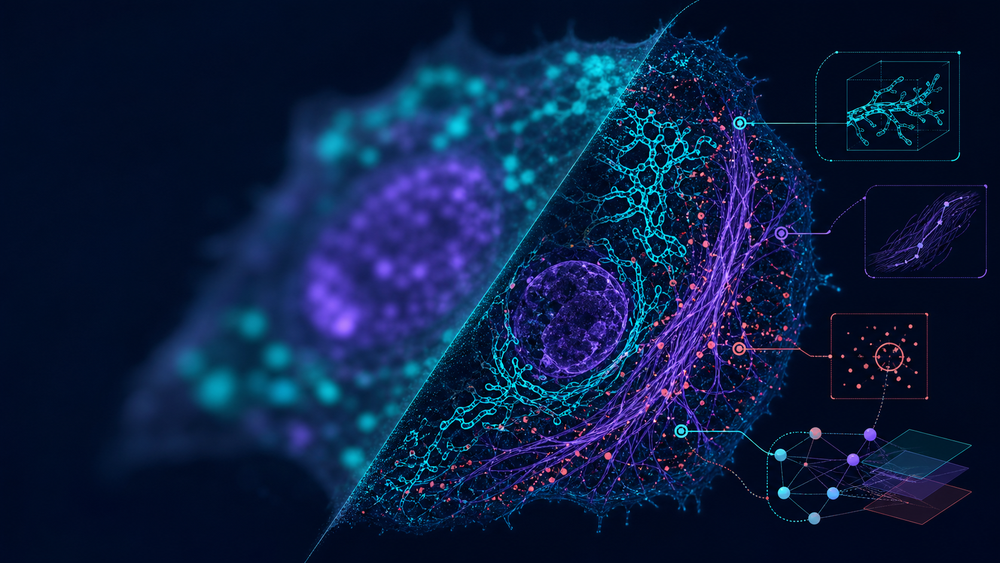
#> input picture MorphAgent_UI/MorphAgent/morphagent_ui/resources/morphagent_hero.png, 1000 x 563 px, shrunk from 1672 x 941 before the run
$ python -i extract.py   (imports and definitions only)
#> lines starting #> are read from the running program, lines starting #| are printed output that depends on the picture; after the words box and inside, x2 and y2 are one past the last pixel; in counts of white or black regions, pixels touching at a corner belong together
def extract(img, *segmentation_masks):
    # IMPORT ALL REQUIRED PACKAGES AT THE BEGINNING OF THE FUNCTION
    import numpy as np
    from scipy import ndimage
    from skimage.morphology import binary_erosion, disk
    from skimage.measure import label, regionprops
    from skimage.filters import threshold_otsu

    # Convert to appropriate array type
    arr = np.asarray(img, dtype=np.float32)

    # Handle dimensionality according to dataset format
    # Expected shape: (512, 512, 3)
    if arr.ndim == 3 and arr.shape[2] == 3:
        # Channel 0 is Actin (Red)
        actin_channel = arr[:, :, 0]
    elif arr.ndim == 2:
        # Fallback if single channel passed (unlikely based on desc, but safe)
        actin_channel = arr
    else:
        return 0.0

    # Intensity normalization
    # Background subtraction is crucial for ratio features to be meaningful
    # Estimate background from the lower percentile
    bg_val = np.percentile(actin_channel, 5)
    actin_channel = np.maximum(actin_channel - bg_val, 0)

    # Normalize to 0-1 range for stability, though ratio is scale-invariant
    vmax = np.percentile(actin_channel, 99.5)
    if vmax > 1e-6:
        actin_channel = actin_channel / vmax

    # Determine Cell Mask
    cell_mask = None

    # Check if segmentation masks are provided
    # We prioritize a cell mask (often the larger mask if multiple are present)
    if len(segmentation_masks) > 0:
        # Heuristic: Use the first mask provided.
        # In many pipelines, mask[0] is cells/cytoplasm and mask[1] is nuclei.
        # We need the whole cell definition to define the cortex.
        candidate_mask = segmentation_masks[0]
        if candidate_mask.shape == actin_channel.shape:
            cell_mask = candidate_mask

    # Fallback: Generate mask if none provided
    if cell_mask is None:
        try:
            thresh = threshold_otsu(actin_channel)
            cell_mask = actin_channel > thresh
            # Clean up mask: remove small objects, fill holes
            cell_mask = ndimage.binary_fill_holes(cell_mask)
            # Label connected components
            labeled_mask = label(cell_mask)
        except Exception:
            return 0.0
    else:
        # Ensure mask is labeled (instance segmentation)
        if np.max(cell_mask) == 1 and np.unique(cell_mask).size <= 2:
            labeled_mask = label(cell_mask)
        else:
            labeled_mask = cell_mask.astype(int)

    # Feature Computation: Actin Cortical Ratio
    # Logic: For each cell, define Cortex (outer ring) and Center (inner region).
    # Ratio = Mean_Intensity(Cortex) / Mean_Intensity(Center)

    props = regionprops(labeled_mask, intensity_image=actin_channel)

    ratios = []

    # Erosion radius to define the cortex thickness.
    # For 512x512 MCF-7 cells, a 3-5 pixel ring is usually sufficient for the cortex.
    erosion_radius = 4
    selem = disk(erosion_radius)

    for prop in props:
        # Skip very small objects that can't support an erosion
        if prop.area < 100:
            continue

        # Extract the local mask and intensity image for the single cell
        # regionprops provides a bounding box slice
        local_mask = prop.image  # Binary mask of the cell in the bbox
        local_intensity = prop.intensity_image

        # Define Center by eroding the full mask
        # We pad the local mask slightly to avoid border artifacts during erosion if the cell touches the bbox edge
        padded_mask = np.pad(local_mask, erosion_radius + 1, mode='constant', constant_values=0)
        eroded_padded = binary_erosion(padded_mask, selem)

        # Crop back to original bbox size
        local_center_mask = eroded_padded[erosion_radius+1:-erosion_radius-1, erosion_radius+1:-erosion_radius-1]

        # Ensure shapes match (handle potential off-by-one from padding/slicing edge cases)
        if local_center_mask.shape != local_mask.shape:
            continue

        # Define Cortex: Full Mask XOR Center Mask
        # Cortex is the pixels removed by erosion
        local_cortex_mask = np.logical_xor(local_mask, local_center_mask)

        # Check if we have valid regions
        if np.sum(local_center_mask) == 0 or np.sum(local_cortex_mask) == 0:
            continue

        # Compute Mean Intensities
        mean_cortex = np.mean(local_intensity[local_cortex_mask])
        mean_center = np.mean(local_intensity[local_center_mask])

        # Compute Ratio
        # Add epsilon to denominator to avoid division by zero
        ratio = mean_cortex / (mean_center + 1e-6)
        ratios.append(ratio)

    # Aggregate results
    if not ratios:
        return 0.0

    # Return the median ratio across the population
    # Median is robust to segmentation errors (e.g. debris)
    result = np.median(ratios)

    return float(result)

>>> import cv2
>>> picture = cv2.imread('../../../../../../MorphAgent_UI/MorphAgent/morphagent_ui/resources/morphagent_hero.png', cv2.IMREAD_GRAYSCALE)
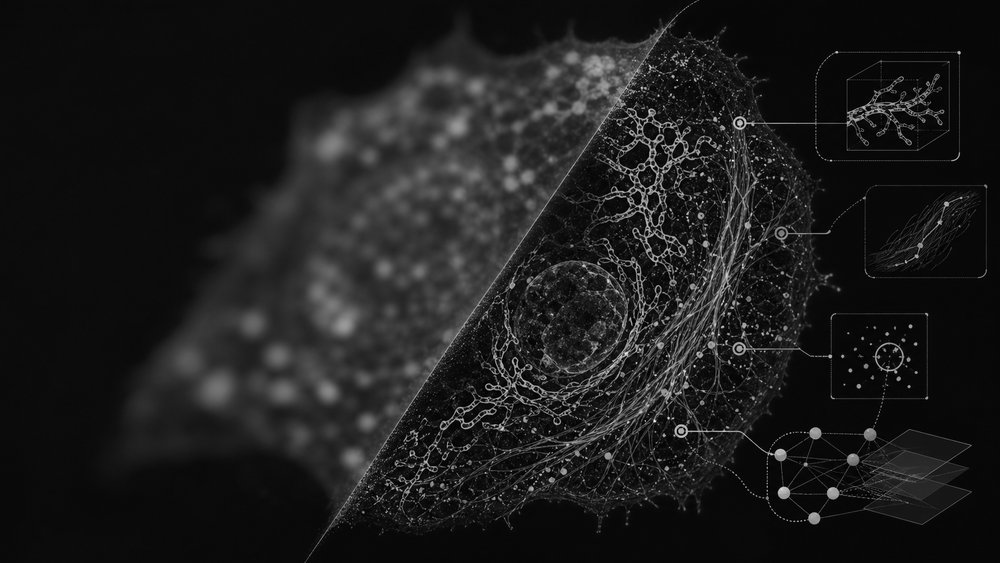
#> picture: shape (563, 1000); min 0, max 253, mean 28.4
>>> result = extract(picture)
#> in extract, `bg_val = np.percentile(actin_channel, 5)`: bg_val = 7
#> in extract, `vmax = np.percentile(actin_channel, 99.5)`: vmax = 148
#> in extract, `thresh = threshold_otsu(actin_channel)`: thresh = 0.25
#> in extract, `cell_mask = actin_channel > thresh`:
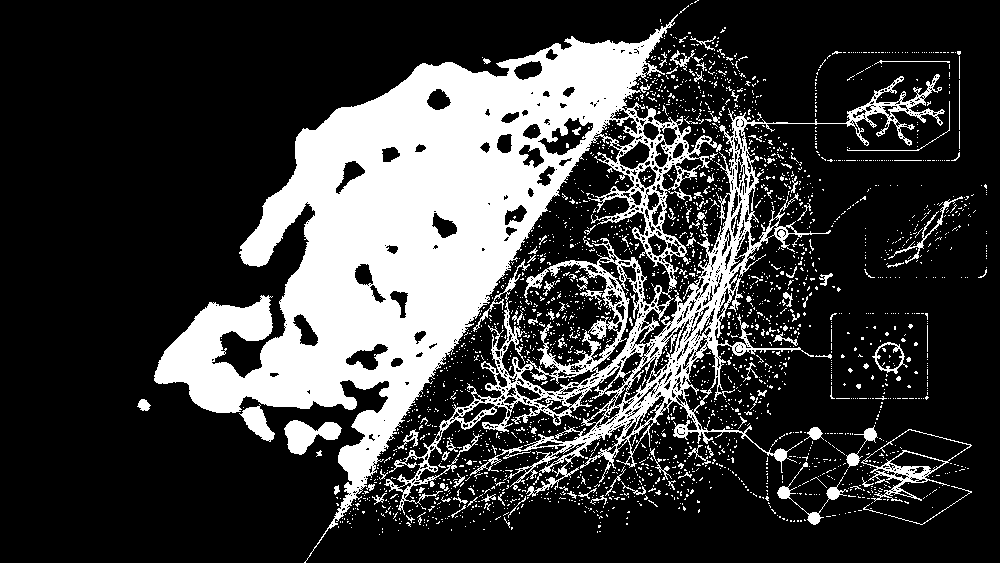
#> cell_mask: shape (563, 1000) bool; 23.6% white; 2572 white regions (2451 under 20 px), largest, box (x1, y1, x2, y2) and area: (154, 14, 945, 563) 115693, (861, 429, 972, 502) 1195, (284, 420, 342, 455) 1111
#> in extract, `cell_mask = ndimage.binary_fill_holes(cell_mask)`:
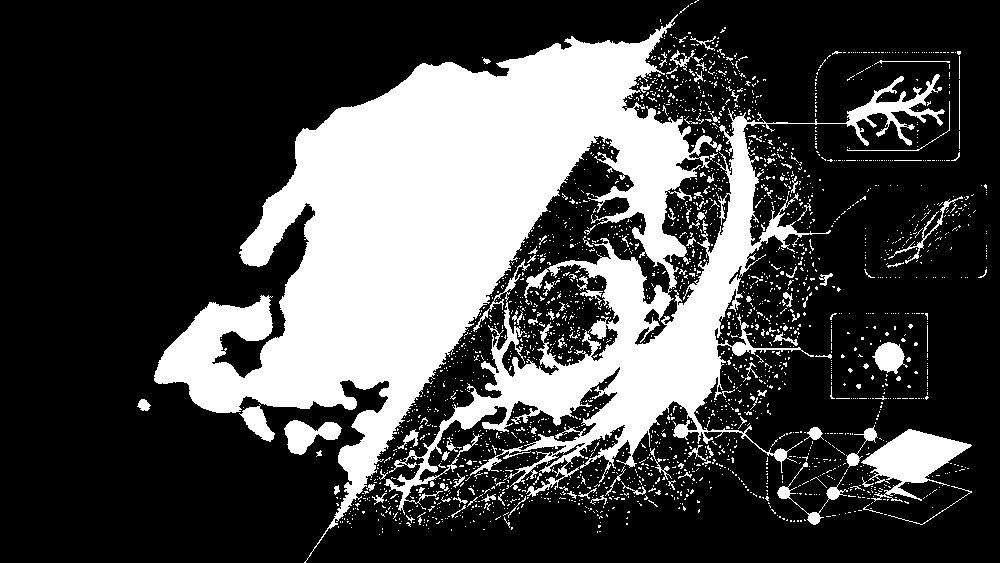
#> cell_mask: shape (563, 1000) bool; 28.1% white; 2447 white regions (2327 under 20 px)
#> in extract, `labeled_mask = label(cell_mask)`:
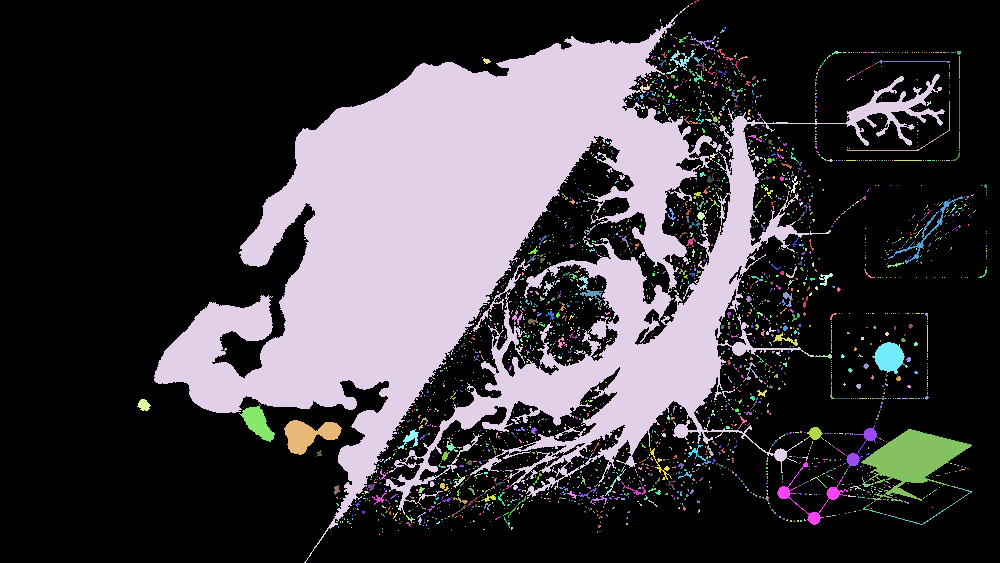
#> labeled_mask: shape (563, 1000) int32; 2448 distinct labels, from 0 to 2447; one colour per label, 0 black
#> in extract, `props = regionprops(labeled_mask, intensity_image=actin_channel)`: props = 2447 regions; largest, box (x1, y1, x2, y2) and area: (154, 14, 945, 563) 138437, (861, 429, 972, 502) 3658, (284, 420, 342, 455) 1111, (872, 342, 908, 374) 702, (239, 404, 275, 442) 640
#> the loop in extract, `for prop in props: # Skip very small objects that can't support an ero..` made 2447 passes
#> (mean_cortex, mean_center, ratio) on pass 4: (0.438, 0.384, 1.14)
#> after the loop in extract, `for prop in props:`:
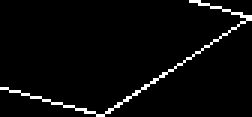
#> local_mask: shape (39, 84) bool (shown 3 times larger); 3.5% white in thin lines or dots
#> after the loop in extract, `for prop in props:`:
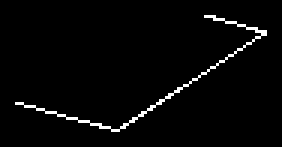
#> padded_mask: shape (49, 94) bool (shown 3 times larger); 2.5% white in thin lines or dots, all inside (x1, y1, x2, y2) = (5, 5, 89, 44)
#> after the loop in extract, `for prop in props:`: ratios = [1.14, 4.15, 0.96, 0.891, 0.728, 0.825, 0.798, 1.47, 0.734]
#> in extract, `result = np.median(ratios)`: result = 0.891
#> result = 0.891
